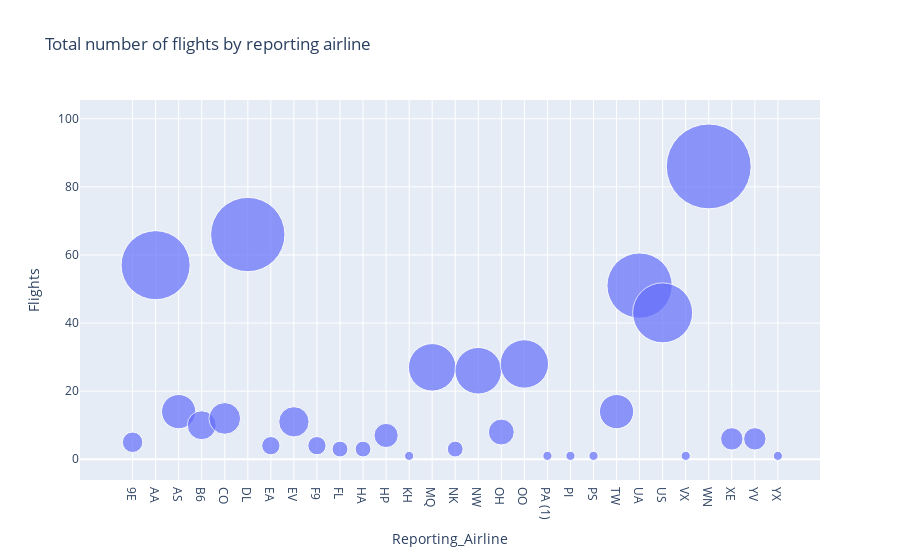

Notebook cell for this chart:
### Code cell
# Create bubble chart here
fig = px.scatter(bub_data, x="Reporting_Airline", y="Flights", 
                 title='Total number of flights by reporting airline', 
                 size="Flights", 
                 size_max=60,
                 hover_name="Reporting_Airline")
fig.show()

### Figure 1 — Plotly figure (JSON) as saved in the notebook; plotly's stock layout.template omitted (floating-point values rounded to 4 significant figures)
{"data": [{"hovertemplate": "<b>%{hovertext}</b><br><br>Reporting_Airline=%{x}<br>Flights=%{marker.size}<extra></extra>", "hovertext": ["9E", "AA", "AS", "B6", "CO", "DL", "EA", "EV", "F9", "FL", "HA", "HP", "KH", "MQ", "NK", "NW", "OH", "OO", "PA (1)", "PI", "PS", "TW", "UA", "US", "VX", "WN", "XE", "YV", "YX"], "legendgroup": "", "marker": {"color": "#636efa", "size": [5, 57, 14, 10, 12, 66, 4, 11, 4, 3, 3, 7, 1, 27, 3, 26, 8, 28, 1, 1, 1, 14, 51, 43, 1, 86, 6, 6, 1], "sizemode": "area", "sizeref": 0.02389, "symbol": "circle"}, "mode": "markers", "name": "", "orientation": "v", "showlegend": false, "x": ["9E", "AA", "AS", "B6", "CO", "DL", "EA", "EV", "F9", "FL", "HA", "HP", "KH", "MQ", "NK", "NW", "OH", "OO", "PA (1)", "PI", "PS", "TW", "UA", "US", "VX", "WN", "XE", "YV", "YX"], "xaxis": "x", "y": [5, 57, 14, 10, 12, 66, 4, 11, 4, 3, 3, 7, 1, 27, 3, 26, 8, 28, 1, 1, 1, 14, 51, 43, 1, 86, 6, 6, 1], "yaxis": "y", "type": "scatter"}], "layout": {"xaxis": {"anchor": "y", "domain": [0, 1], "title": {"text": "Reporting_Airline"}, "type": "category", "range": [-1.782, 29.67], "autorange": true}, "yaxis": {"anchor": "x", "domain": [0, 1], "title": {"text": "Flights"}, "type": "linear", "range": [-11.11, 130.4], "autorange": true}, "legend": {"tracegroupgap": 0, "itemsizing": "constant"}, "title": {"text": "Total number of flights by reporting airline"}, "autosize": true}}
